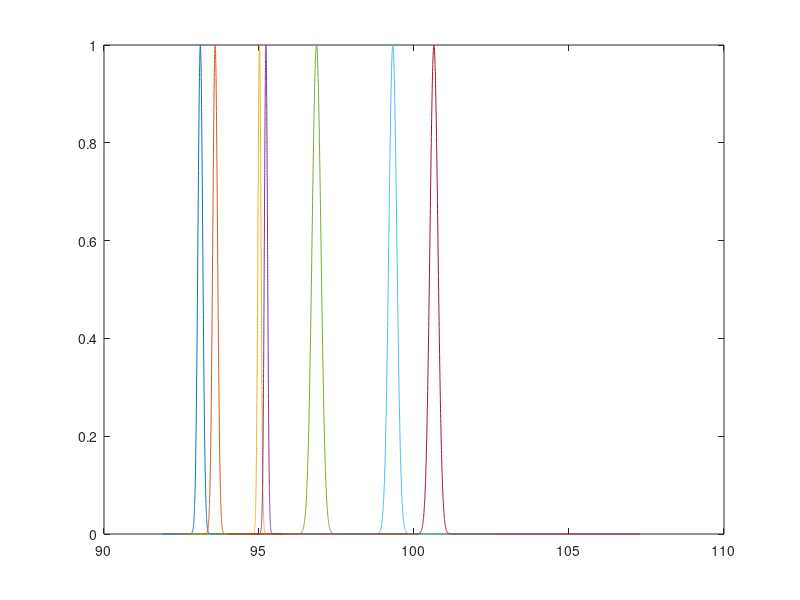

This figure's MATLAB source:
clear all
clc

%% lebal 1

centriod = 93.10703251;
width = 0.011959846;
s = 100* width;

x = -s+centriod : width* 10^-1 : s+centriod;
y = exp( - (x - centriod).^2 / width);

%% lebal 2

centriod = 93.58542636;
width = 0.011959846;
s = 100* width;

x2 = -s+centriod : width* 10^-1 : s+centriod;
y2 = exp( - (x2 - centriod).^2 / width);

%% lebal 3

centriod = 95.01476686;
width = 0.005231403;
s = 100* width;

x3 = -s+centriod : width* 10^-1 : s+centriod;
y3 = exp( - (x3 - centriod).^2 / width);

%% lebal 4
centriod = 95.22402298;
width = 0.005231403;
s = 100* width;

x4 = -s+centriod : width* 10^-1 : s+centriod;
y4 = exp( - (x4 - centriod).^2 / width);

%% lebal 5
centriod = 96.85460397;
width = 0.040764525;
s = 100* width;

x5 = -s+centriod : width* 10^-1 : s+centriod;
y5 = exp( - (x5 - centriod).^2 / width);

%% lebal 6
centriod = 99.31713494;
width = 0.033143055;
s = 100* width;

x6 = -s+centriod : width* 10^-1 : s+centriod;
y6 = exp( - (x6 - centriod).^2 / width);

%% lebal 7
centriod = 100.6428571;
width = 0.033143055;
s = 200* width;

x7 = -s+centriod : width* 10^-1 : s+centriod;
y7 = exp( - (x7 - centriod).^2 / width);



%%
plot(x,y,x2,y2, x3, y3, x4, y4, x5, y5, x6, y6, x7, y7)